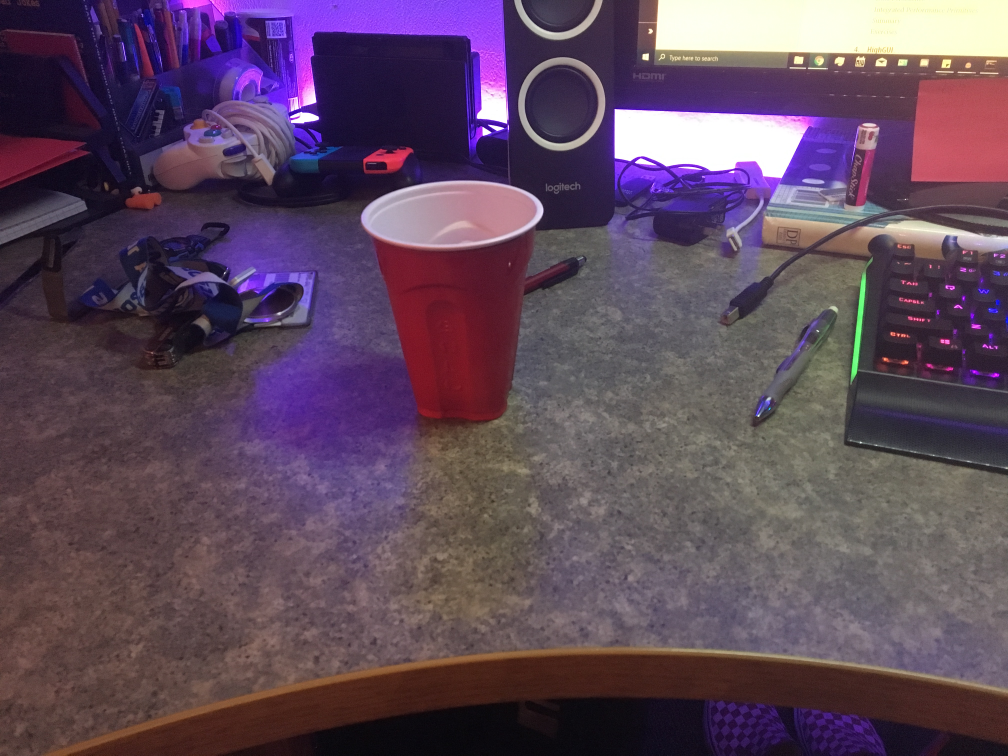
#> input picture Pong1.JPG, 4032 x 3024 px (shown at 1/4 size)
$ python RedMaskTest.py
#> lines starting #> are read from the running program, lines starting #| are printed output that depends on the picture
import numpy as np
import cv2

img1 = cv2.imread("Pong1.JPG",1)
#> img1 is the input picture: shape (3024, 4032, 3); mean B, G, R 92.4, 73.4, 94.8
img2 = cv2.imread("Pong2.JPG",1)
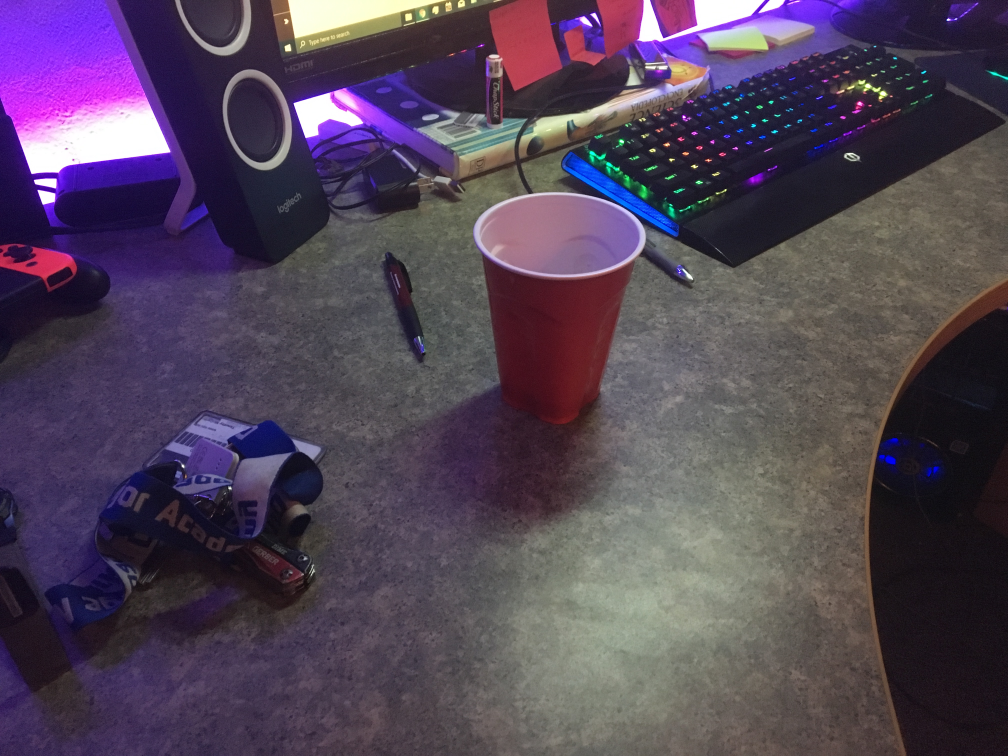
#> input picture Pong2.JPG, 4032 x 3024 px (shown at 1/4 size)
#> img2 is the input picture: shape (3024, 4032, 3); mean B, G, R 87.7, 68.6, 82.3
img3 = cv2.imread("Pong3.JPG",1)
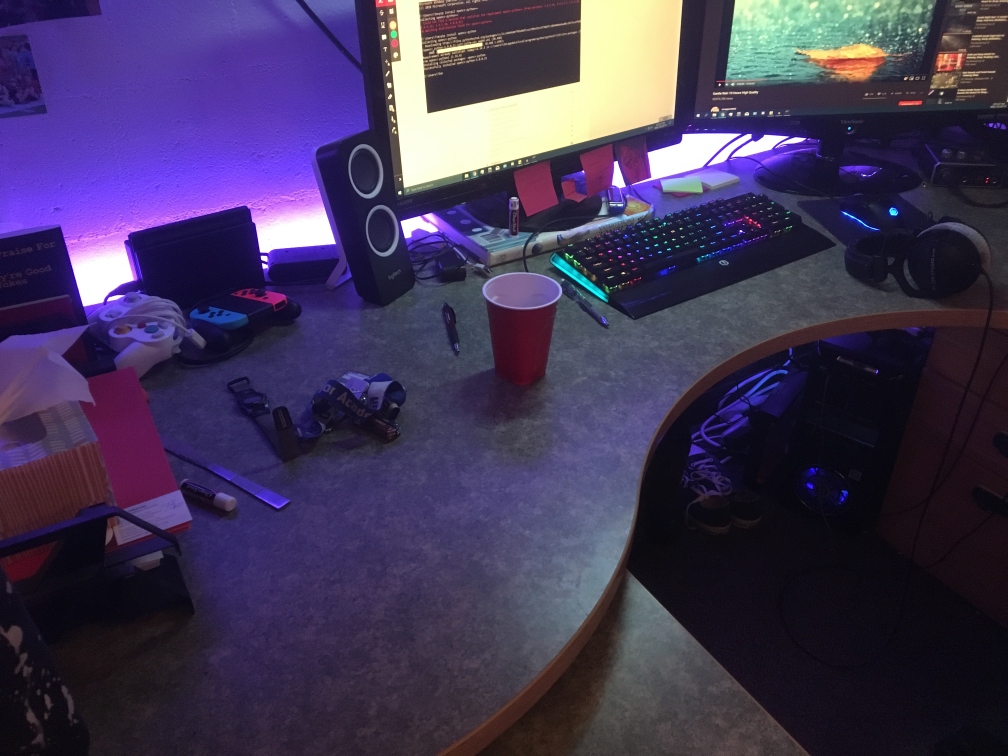
#> input picture Pong3.JPG, 4032 x 3024 px (shown at 1/4 size)
#> img3 is the input picture: shape (3024, 4032, 3); mean B, G, R 86.9, 55.1, 65.7
img4 = cv2.imread("Pong4.JPG",1)
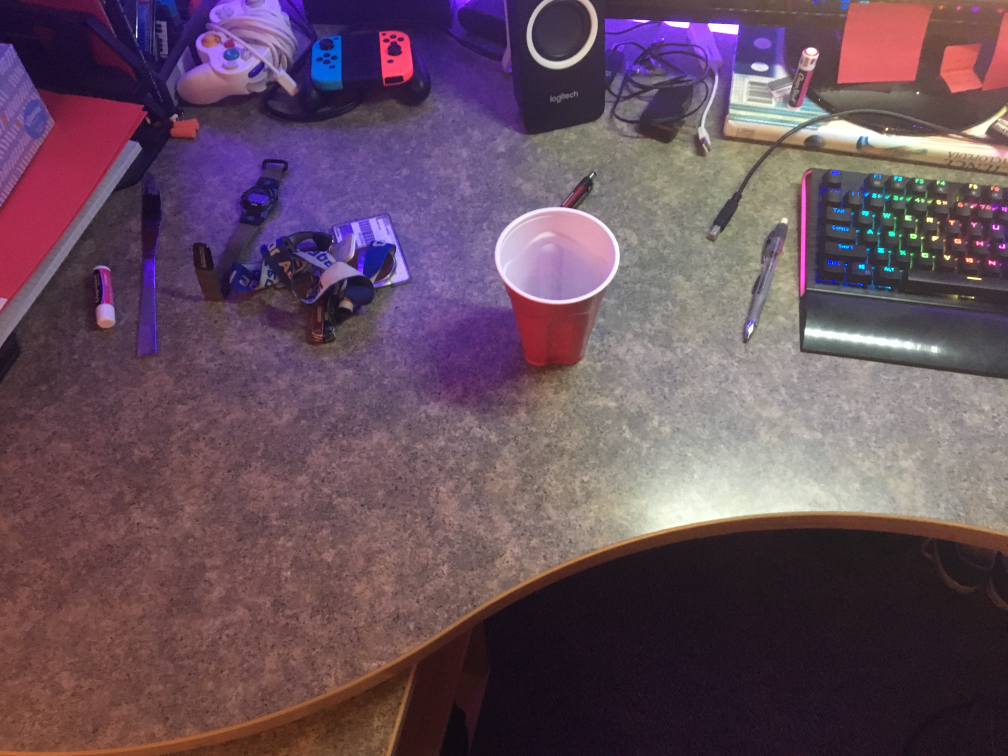
#> input picture Pong4.JPG, 4032 x 3024 px (shown at 1/4 size)
#> img4 is the input picture: shape (3024, 4032, 3); mean B, G, R 93.6, 79.4, 103.1
img5 = cv2.resize(cv2.imread("Pong5flash.JPG",1), (0,0), fx=.25,fy=.25)
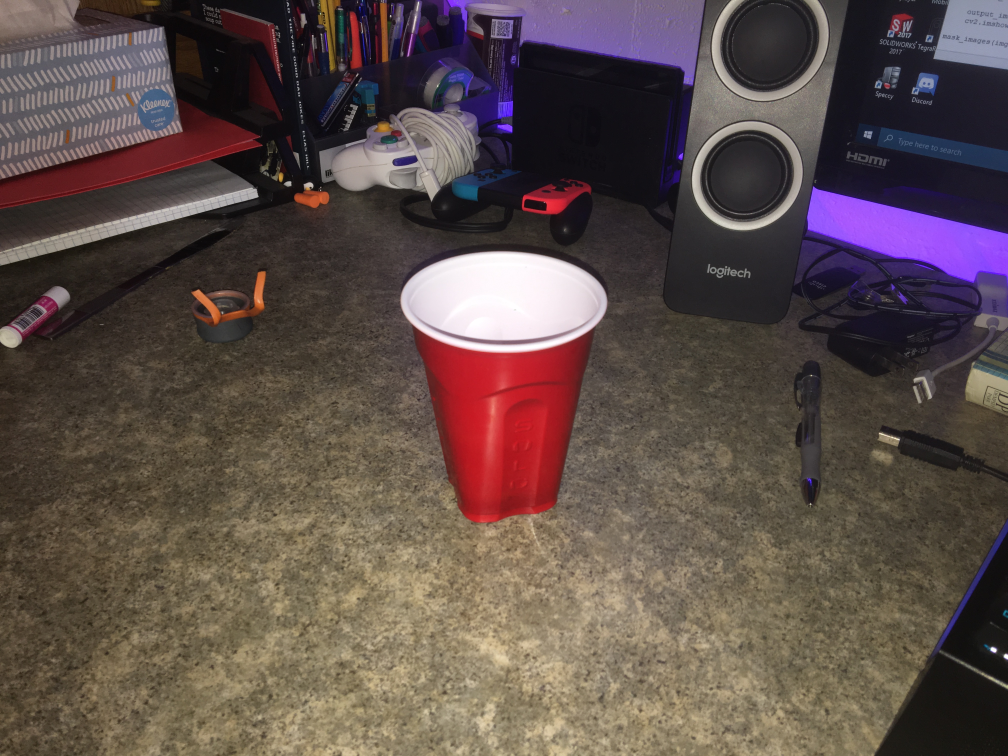
#> input picture Pong5flash.JPG, 4032 x 3024 px (shown at 1/4 size)
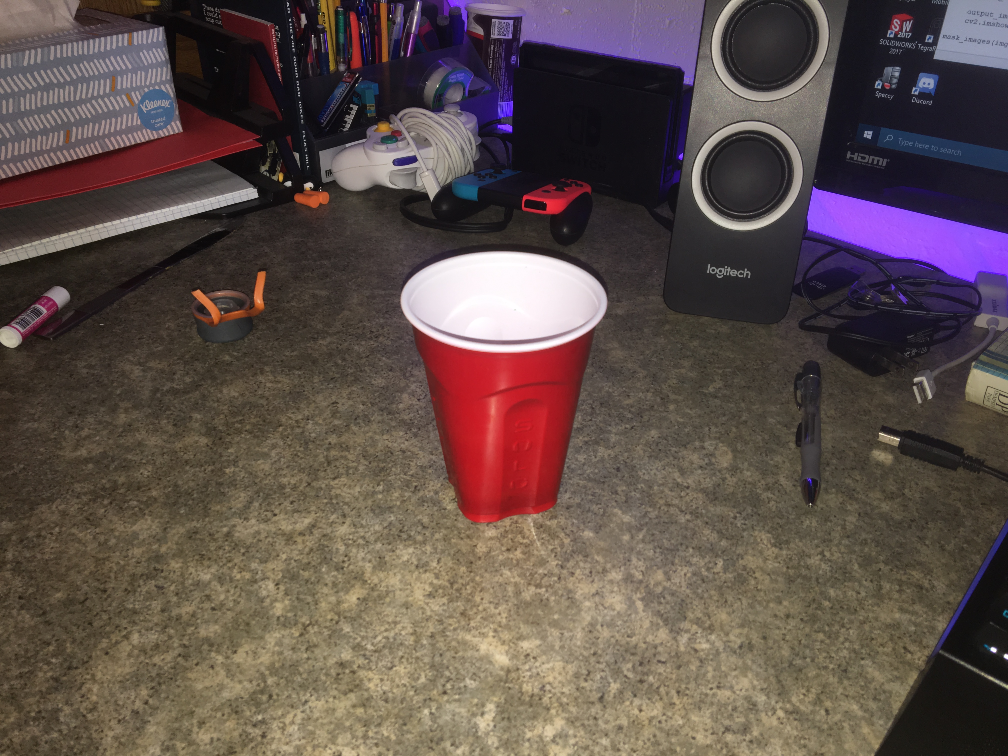
#> img5: shape (756, 1008, 3); mean B, G, R 74.2, 78.2, 93.4
img6 = cv2.imread("Pong6.JPG",1)
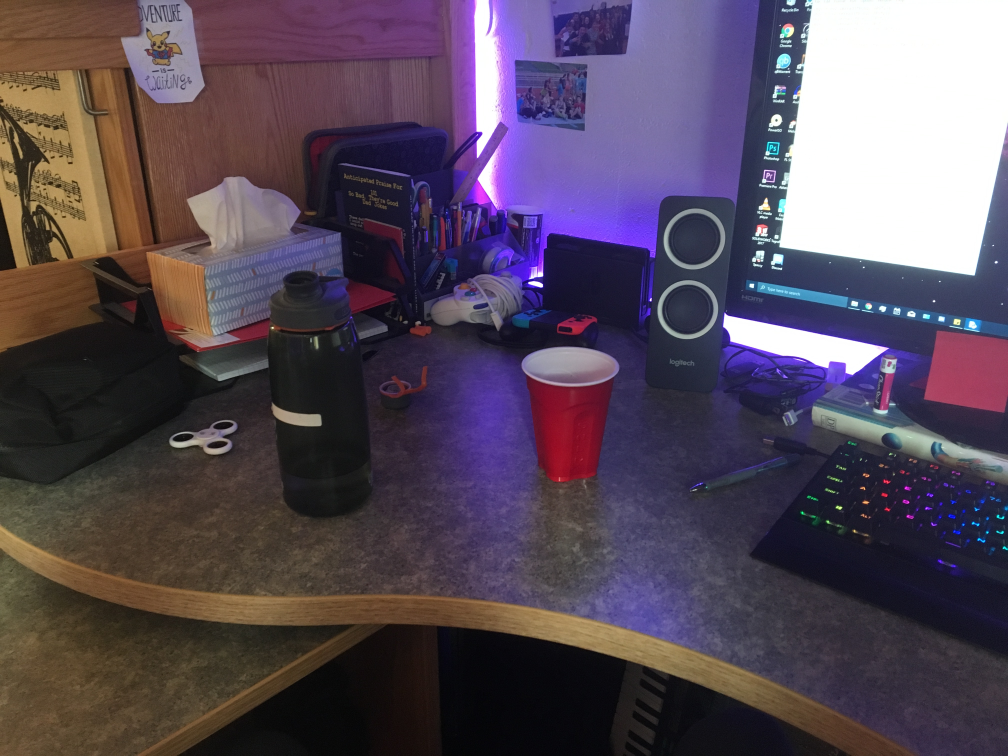
#> input picture Pong6.JPG, 4032 x 3024 px (shown at 1/4 size)
#> img6 is the input picture: shape (3024, 4032, 3); mean B, G, R 89.4, 74.8, 87.3
img7 = cv2.imread("Pong7flash.JPG",1)
img8 = cv2.imread("Pong8.JPG",1)
img9 = cv2.imread("Pong9flash.JPG",1)
img10 = cv2.imread("Triangle1.JPG",1)
img11 = cv2.imread("Triangle2.JPG",1)


def mask_images(img):

    # [5 lines of commented-out code are left out]

    hsv_img=cv2.cvtColor(img,cv2.COLOR_BGR2HSV) # converts colors from rgb to hsv (hue saturation value)

# [7 lines of commented-out code are left out]


    lowerRed1=np.array([int(0),int(50*2.55),int(25*2.55)]) #lower red limit
    upperRed1=np.array([int(10),int(100*2.55),int(100*2.55)]) #upper red limit
    mask1 = cv2.inRange(hsv_img,lowerRed1,upperRed1) #create mask, which displays white pixels when color of pixel is within limits

    lowerRed2=np.array([int(160),int(50*2.55),int(25*2.55)]) #lower red limit
    upperRed2=np.array([int(180),int(100*2.55),int(100*2.55)]) #upper red limit
    mask2 = cv2.inRange(hsv_img,lowerRed2,upperRed2) #create mask


    mask = mask1 + mask2 #combine masks

    output_img = img.copy() #dont know
    output_img[np.where(mask==0)] = 0 #dont know

    #cv2.imshow("combo",output_img)


    return output_img, mask

#cv2.imshow("combo",mask_images(img6)[0])
#cv2.imshow("combo",mask_images(img7)[1])
